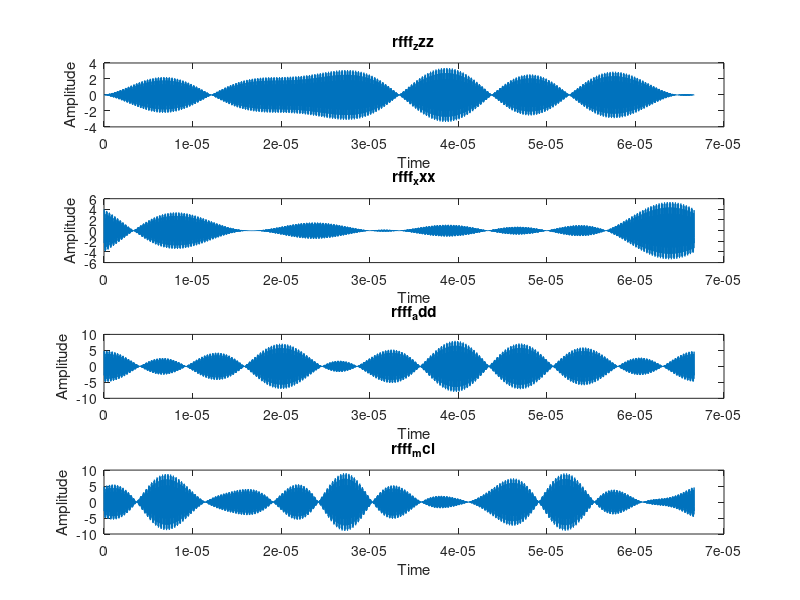

The MATLAB source for this figure:
fc = 1.8e9;
fspace = 15e3;
dt = 27.65 / fc;
t = 0:dt:1/fspace;
m = 4;
nCarriers = 4;
nc = nCarriers + 1;
co = sqrt(m / 4); % 每象限的點間距

% 所有 I 和 Q 的組合
I = [1:-1/co:1/co, -1/co:-1/co:-1];
Q = [1:-1/co:1/co, -1/co:-1/co:-1] * 1j; % 使用 j 代表虛數

% 使用 meshgrid 生成星座圖
[Igrid, Qgrid] = meshgrid(I, Q);
symbolmap = Igrid + Qgrid; % 組合 I 和 Q

% 計算 am 符碼
am = abs(symbolmap(:)); % 將 symbolmap 展平成一維數組
am_final = (sum(am)) / 2 + 2;

% 最終的 symbolmap
symbolmap_final = [symbolmap(:); am_final];

% 生成 OFDM 波形
symbols = symbolmap(:);
zzz = zeros(nCarriers, length(t)); % 初始化 zzz 為一個二維數組
xxx = zeros(nCarriers, length(t));

for n = 1:nCarriers
    zzz(n, :) = symbols(n) .* exp(1i * 2 * pi * fspace * n * t); % 第 n 個子載波
    xxx(n, :) = symbols(1) .* exp(1i * 2 * pi * fspace * n * t); % 第 n 個子載波
end

zzxx_add = [zzz, xxx];
zzxx_mcl = zzz .* xxx;

% 生成第 nc 個子載波
zzz_nc = am_final .* exp(1i * 2 * pi * fspace * nc * t); % 第 nc 個子載波
zzz_nc = repmat(zzz_nc, 1, 2); % 重複 zzz_nc 使其長度與 zzxx_add 匹配

% 合併
zzxx_add_final = [zzxx_add; zzz_nc]; % 修改：直接添加 zzz_nc，無需轉置
zzxx_mcl_final = [zzxx_mcl; zzz_nc(:, 1:size(zzxx_mcl, 2))]; % 修改：確保尺寸匹配

% 計算 rfff 和 rffff
rfff_zzz = cos(2 * pi * fc * t) .* sum(zzz, 1); % 合併所有子載波
rfff_xxx = cos(2 * pi * fc * t) .* sum(xxx, 1);
rfff_add = cos(2 * pi * fc * t) .* sum(zzxx_add_final(:, 1:length(t)), 1); % 修改：只使用前半部分
rfff_mcl = cos(2 * pi * fc * t) .* sum(zzxx_mcl_final, 1);

% 確認數值用
disp(['am_final: ', num2str(am_final), '(零點遷移)']);
disp('symbolmap_final[]:');
for idx = 1:length(symbolmap_final)
    fprintf('%d: %.4f + %.4fi\n', idx, real(symbolmap_final(idx)), imag(symbolmap_final(idx)));
end

% 繪製波形
figure(nCarriers + 1);
subplot(4, 1, 1), plot(t, real(rfff_zzz)), title('rfff_zzz'), xlabel('Time'), ylabel('Amplitude');
subplot(4, 1, 2), plot(t, real(rfff_xxx)), title('rfff_xxx'), xlabel('Time'), ylabel('Amplitude');
subplot(4, 1, 3), plot(t, real(rfff_add)), title('rfff_add'), xlabel('Time'), ylabel('Amplitude');
subplot(4, 1, 4), plot(t, real(rfff_mcl)), title('rfff_mcl'), xlabel('Time'), ylabel('Amplitude');
